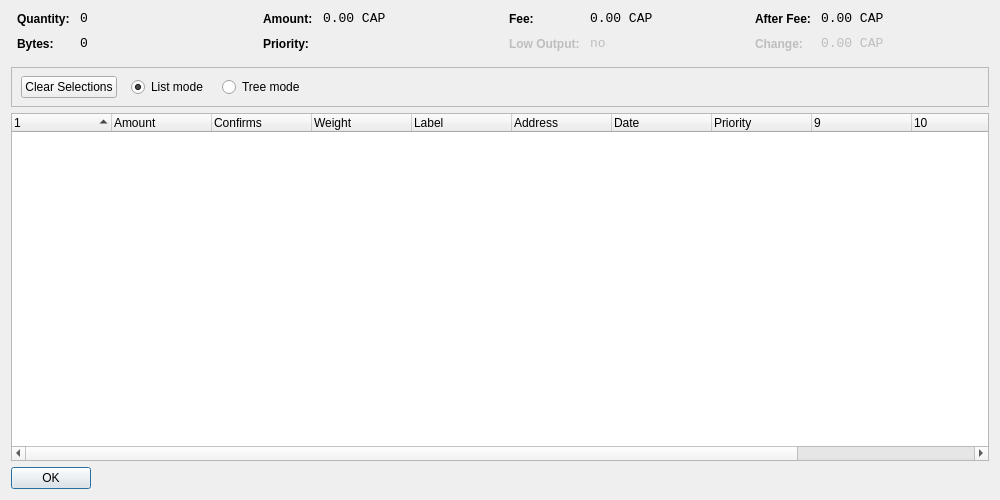
<?xml version="1.0" encoding="UTF-8"?>
<ui version="4.0">
 <class>CoinControlDialog</class>
 <widget class="QDialog" name="CoinControlDialog">
  <property name="geometry">
   <rect>
    <x>0</x>
    <y>0</y>
    <width>1000</width>
    <height>500</height>
   </rect>
  </property>
  <property name="font">
   <font>
    <family>Ubuntu</family>
   </font>
  </property>
  <property name="windowTitle">
   <string>Coin Control</string>
  </property>
  <property name="autoFillBackground">
   <bool>false</bool>
  </property>
  <layout class="QVBoxLayout" name="verticalLayout">
   <item>
    <layout class="QHBoxLayout" name="horizontalLayoutTop" stretch="0,0,0,0">
     <property name="topMargin">
      <number>0</number>
     </property>
     <property name="bottomMargin">
      <number>10</number>
     </property>
     <item>
      <layout class="QFormLayout" name="formLayoutCoinControl1">
       <property name="horizontalSpacing">
        <number>10</number>
       </property>
       <property name="verticalSpacing">
        <number>10</number>
       </property>
       <property name="leftMargin">
        <number>6</number>
       </property>
       <property name="rightMargin">
        <number>6</number>
       </property>
       <item row="0" column="0">
        <widget class="QLabel" name="labelCoinControlQuantityText">
         <property name="styleSheet">
          <string notr="true">font-weight:bold;</string>
         </property>
         <property name="text">
          <string>Quantity:</string>
         </property>
        </widget>
       </item>
       <item row="0" column="1">
        <widget class="QLabel" name="labelCoinControlQuantity">
         <property name="font">
          <font>
           <family>Monospace</family>
           <pointsize>10</pointsize>
          </font>
         </property>
         <property name="cursor">
          <cursorShape>IBeamCursor</cursorShape>
         </property>
         <property name="contextMenuPolicy">
          <enum>Qt::ActionsContextMenu</enum>
         </property>
         <property name="text">
          <string>0</string>
         </property>
         <property name="textInteractionFlags">
          <set>Qt::LinksAccessibleByMouse|Qt::TextSelectableByKeyboard|Qt::TextSelectableByMouse</set>
         </property>
        </widget>
       </item>
       <item row="1" column="0">
        <widget class="QLabel" name="labelCoinControlBytesText">
         <property name="styleSheet">
          <string notr="true">font-weight:bold;</string>
         </property>
         <property name="text">
          <string>Bytes:</string>
         </property>
        </widget>
       </item>
       <item row="1" column="1">
        <widget class="QLabel" name="labelCoinControlBytes">
         <property name="font">
          <font>
           <family>Monospace</family>
           <pointsize>10</pointsize>
          </font>
         </property>
         <property name="cursor">
          <cursorShape>IBeamCursor</cursorShape>
         </property>
         <property name="contextMenuPolicy">
          <enum>Qt::ActionsContextMenu</enum>
         </property>
         <property name="text">
          <string>0</string>
         </property>
         <property name="textInteractionFlags">
          <set>Qt::LinksAccessibleByMouse|Qt::TextSelectableByKeyboard|Qt::TextSelectableByMouse</set>
         </property>
        </widget>
       </item>
      </layout>
     </item>
     <item>
      <layout class="QFormLayout" name="formLayoutCoinControl2">
       <property name="horizontalSpacing">
        <number>10</number>
       </property>
       <property name="verticalSpacing">
        <number>10</number>
       </property>
       <property name="leftMargin">
        <number>6</number>
       </property>
       <property name="rightMargin">
        <number>6</number>
       </property>
       <item row="0" column="0">
        <widget class="QLabel" name="labelCoinControlAmountText">
         <property name="styleSheet">
          <string notr="true">font-weight:bold;</string>
         </property>
         <property name="text">
          <string>Amount:</string>
         </property>
        </widget>
       </item>
       <item row="0" column="1">
        <widget class="QLabel" name="labelCoinControlAmount">
         <property name="font">
          <font>
           <family>Monospace</family>
           <pointsize>10</pointsize>
          </font>
         </property>
         <property name="cursor">
          <cursorShape>IBeamCursor</cursorShape>
         </property>
         <property name="contextMenuPolicy">
          <enum>Qt::ActionsContextMenu</enum>
         </property>
         <property name="text">
          <string>0.00 CAP</string>
         </property>
         <property name="textInteractionFlags">
          <set>Qt::LinksAccessibleByMouse|Qt::TextSelectableByKeyboard|Qt::TextSelectableByMouse</set>
         </property>
        </widget>
       </item>
       <item row="1" column="0">
        <widget class="QLabel" name="labelCoinControlPriorityText">
         <property name="styleSheet">
          <string notr="true">font-weight:bold;</string>
         </property>
         <property name="text">
          <string>Priority:</string>
         </property>
        </widget>
       </item>
       <item row="1" column="1">
        <widget class="QLabel" name="labelCoinControlPriority">
         <property name="font">
          <font>
           <family>Monospace</family>
           <pointsize>10</pointsize>
          </font>
         </property>
         <property name="cursor">
          <cursorShape>IBeamCursor</cursorShape>
         </property>
         <property name="contextMenuPolicy">
          <enum>Qt::ActionsContextMenu</enum>
         </property>
         <property name="text">
          <string/>
         </property>
         <property name="textInteractionFlags">
          <set>Qt::LinksAccessibleByMouse|Qt::TextSelectableByKeyboard|Qt::TextSelectableByMouse</set>
         </property>
        </widget>
       </item>
      </layout>
     </item>
     <item>
      <layout class="QFormLayout" name="formLayoutCoinControl3">
       <property name="horizontalSpacing">
        <number>10</number>
       </property>
       <property name="verticalSpacing">
        <number>10</number>
       </property>
       <property name="leftMargin">
        <number>6</number>
       </property>
       <property name="rightMargin">
        <number>6</number>
       </property>
       <item row="0" column="0">
        <widget class="QLabel" name="labelCoinControlFeeText">
         <property name="styleSheet">
          <string notr="true">font-weight:bold;</string>
         </property>
         <property name="text">
          <string>Fee:</string>
         </property>
        </widget>
       </item>
       <item row="0" column="1">
        <widget class="QLabel" name="labelCoinControlFee">
         <property name="font">
          <font>
           <family>Monospace</family>
           <pointsize>10</pointsize>
          </font>
         </property>
         <property name="cursor">
          <cursorShape>IBeamCursor</cursorShape>
         </property>
         <property name="contextMenuPolicy">
          <enum>Qt::ActionsContextMenu</enum>
         </property>
         <property name="text">
          <string>0.00 CAP</string>
         </property>
         <property name="textInteractionFlags">
          <set>Qt::LinksAccessibleByMouse|Qt::TextSelectableByKeyboard|Qt::TextSelectableByMouse</set>
         </property>
        </widget>
       </item>
       <item row="1" column="0">
        <widget class="QLabel" name="labelCoinControlLowOutputText">
         <property name="enabled">
          <bool>false</bool>
         </property>
         <property name="styleSheet">
          <string notr="true">font-weight:bold;</string>
         </property>
         <property name="text">
          <string>Low Output:</string>
         </property>
        </widget>
       </item>
       <item row="1" column="1">
        <widget class="QLabel" name="labelCoinControlLowOutput">
         <property name="enabled">
          <bool>false</bool>
         </property>
         <property name="font">
          <font>
           <family>Monospace</family>
           <pointsize>10</pointsize>
          </font>
         </property>
         <property name="cursor">
          <cursorShape>IBeamCursor</cursorShape>
         </property>
         <property name="contextMenuPolicy">
          <enum>Qt::ActionsContextMenu</enum>
         </property>
         <property name="text">
          <string>no</string>
         </property>
         <property name="textInteractionFlags">
          <set>Qt::LinksAccessibleByMouse|Qt::TextSelectableByKeyboard|Qt::TextSelectableByMouse</set>
         </property>
        </widget>
       </item>
      </layout>
     </item>
     <item>
      <layout class="QFormLayout" name="formLayoutCoinControl4">
       <property name="horizontalSpacing">
        <number>10</number>
       </property>
       <property name="verticalSpacing">
        <number>10</number>
       </property>
       <property name="leftMargin">
        <number>6</number>
       </property>
       <property name="rightMargin">
        <number>6</number>
       </property>
       <item row="0" column="0">
        <widget class="QLabel" name="labelCoinControlAfterFeeText">
         <property name="styleSheet">
          <string notr="true">font-weight:bold;</string>
         </property>
         <property name="text">
          <string>After Fee:</string>
         </property>
        </widget>
       </item>
       <item row="0" column="1">
        <widget class="QLabel" name="labelCoinControlAfterFee">
         <property name="font">
          <font>
           <family>Monospace</family>
           <pointsize>10</pointsize>
          </font>
         </property>
         <property name="cursor">
          <cursorShape>IBeamCursor</cursorShape>
         </property>
         <property name="contextMenuPolicy">
          <enum>Qt::ActionsContextMenu</enum>
         </property>
         <property name="text">
          <string>0.00 CAP</string>
         </property>
         <property name="textInteractionFlags">
          <set>Qt::LinksAccessibleByMouse|Qt::TextSelectableByKeyboard|Qt::TextSelectableByMouse</set>
         </property>
        </widget>
       </item>
       <item row="1" column="0">
        <widget class="QLabel" name="labelCoinControlChangeText">
         <property name="enabled">
          <bool>false</bool>
         </property>
         <property name="styleSheet">
          <string notr="true">font-weight:bold;</string>
         </property>
         <property name="text">
          <string>Change:</string>
         </property>
        </widget>
       </item>
       <item row="1" column="1">
        <widget class="QLabel" name="labelCoinControlChange">
         <property name="enabled">
          <bool>false</bool>
         </property>
         <property name="font">
          <font>
           <family>Monospace</family>
           <pointsize>10</pointsize>
          </font>
         </property>
         <property name="cursor">
          <cursorShape>IBeamCursor</cursorShape>
         </property>
         <property name="contextMenuPolicy">
          <enum>Qt::ActionsContextMenu</enum>
         </property>
         <property name="text">
          <string>0.00 CAP</string>
         </property>
         <property name="textInteractionFlags">
          <set>Qt::LinksAccessibleByMouse|Qt::TextSelectableByKeyboard|Qt::TextSelectableByMouse</set>
         </property>
        </widget>
       </item>
      </layout>
     </item>
    </layout>
   </item>
   <item>
    <widget class="QFrame" name="frame_3">
     <property name="minimumSize">
      <size>
       <width>0</width>
       <height>40</height>
      </size>
     </property>
     <property name="frameShape">
      <enum>QFrame::StyledPanel</enum>
     </property>
     <property name="frameShadow">
      <enum>QFrame::Sunken</enum>
     </property>
     <widget class="QWidget" name="horizontalLayoutWidget">
      <property name="geometry">
       <rect>
        <x>10</x>
        <y>0</y>
        <width>781</width>
        <height>41</height>
       </rect>
      </property>
      <layout class="QHBoxLayout" name="horizontalLayoutPanel" stretch="0,0,0,0">
       <property name="spacing">
        <number>14</number>
       </property>
       <item>
        <widget class="QPushButton" name="pushButtonSelectAll">
         <property name="sizePolicy">
          <sizepolicy hsizetype="Maximum" vsizetype="Fixed">
           <horstretch>0</horstretch>
           <verstretch>0</verstretch>
          </sizepolicy>
         </property>
         <property name="text">
          <string>Clear Selections</string>
         </property>
        </widget>
       </item>
       <item>
        <widget class="QRadioButton" name="radioListMode">
         <property name="sizePolicy">
          <sizepolicy hsizetype="Maximum" vsizetype="Fixed">
           <horstretch>0</horstretch>
           <verstretch>0</verstretch>
          </sizepolicy>
         </property>
         <property name="text">
          <string>List mode</string>
         </property>
         <property name="checked">
          <bool>true</bool>
         </property>
        </widget>
       </item>
       <item>
        <widget class="QRadioButton" name="radioTreeMode">
         <property name="sizePolicy">
          <sizepolicy hsizetype="Maximum" vsizetype="Fixed">
           <horstretch>0</horstretch>
           <verstretch>0</verstretch>
          </sizepolicy>
         </property>
         <property name="text">
          <string>Tree mode</string>
         </property>
        </widget>
       </item>
       <item>
        <spacer name="horizontalSpacer">
         <property name="orientation">
          <enum>Qt::Horizontal</enum>
         </property>
         <property name="sizeHint" stdset="0">
          <size>
           <width>40</width>
           <height>20</height>
          </size>
         </property>
        </spacer>
       </item>
      </layout>
     </widget>
    </widget>
   </item>
   <item>
    <widget class="CoinControlTreeWidget" name="treeWidget">
     <property name="contextMenuPolicy">
      <enum>Qt::CustomContextMenu</enum>
     </property>
     <property name="sortingEnabled">
      <bool>false</bool>
     </property>
     <property name="columnCount">
      <number>12</number>
     </property>
     <attribute name="headerShowSortIndicator" stdset="0">
      <bool>true</bool>
     </attribute>
     <attribute name="headerStretchLastSection">
      <bool>false</bool>
     </attribute>
     <column>
      <property name="text">
       <string/>
      </property>
     </column>
     <column>
      <property name="text">
       <string>Amount</string>
      </property>
     </column>
     <column>
      <property name="text">
       <string>Confirms</string>
      </property>
      <property name="toolTip">
       <string>Confirmed</string>
      </property>
     </column>
     <column>
      <property name="text">
       <string>Weight</string>
      </property>
     </column>
     <column>
      <property name="text">
       <string notr="true">Label</string>
      </property>
     </column>
     <column>
      <property name="text">
       <string>Address</string>
      </property>
     </column>
     <column>
      <property name="text">
       <string>Date</string>
      </property>
     </column>
     <column>
      <property name="text">
       <string>Priority</string>
      </property>
     </column>
     <column>
      <property name="text">
       <string/>
      </property>
     </column>
     <column>
      <property name="text">
       <string/>
      </property>
     </column>
     <column>
      <property name="text">
       <string/>
      </property>
     </column>
     <column>
      <property name="text">
       <string/>
      </property>
     </column>
    </widget>
   </item>
   <item>
    <widget class="QDialogButtonBox" name="buttonBox">
     <property name="sizePolicy">
      <sizepolicy hsizetype="Maximum" vsizetype="Fixed">
       <horstretch>0</horstretch>
       <verstretch>0</verstretch>
      </sizepolicy>
     </property>
     <property name="orientation">
      <enum>Qt::Horizontal</enum>
     </property>
     <property name="standardButtons">
      <set>QDialogButtonBox::Ok</set>
     </property>
    </widget>
   </item>
  </layout>
 </widget>
 <customwidgets>
  <customwidget>
   <class>CoinControlTreeWidget</class>
   <extends>QTreeWidget</extends>
   <header>coincontroltreewidget.h</header>
  </customwidget>
 </customwidgets>
 <resources>
  <include location="../bitcoin.qrc"/>
 </resources>
 <connections/>
</ui>
